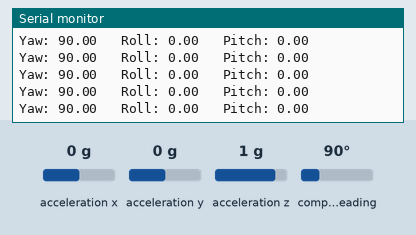
A sketch run on a simulated Arduino Uno, built with avr-gcc and run on an emulated ATmega328P. On the bench: the last lines printed to the serial monitor. Inputs (shaded band) come from the test bench; at power-on: acceleration x 0 g, acceleration y 0 g, acceleration z 1 g, compass heading 90°.

Above: at 2.2 s.
2.3 s: acceleration x set to -1.4 g
At 2.35 s:
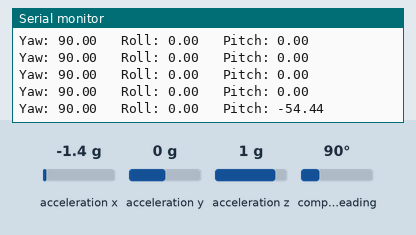
3.8 s: acceleration y set to -1.4 g
At 3.89 s:
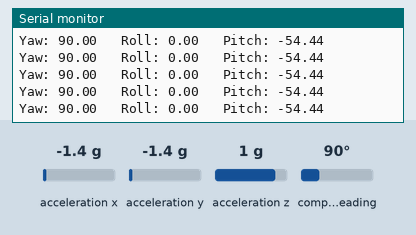
5.3 s: acceleration z set to -1.4 g
At 5.34 s:
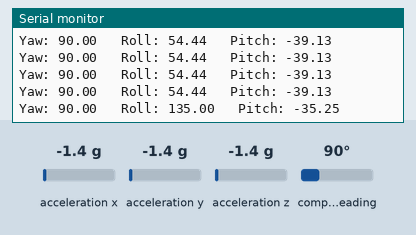
6.8 s: compass heading set to 7°
At 6.89 s:
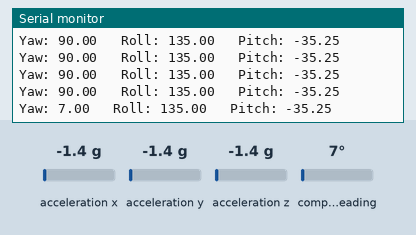
Timing chart, 0 to 9.3 s (numbered marks = the images above; inputs shaded):
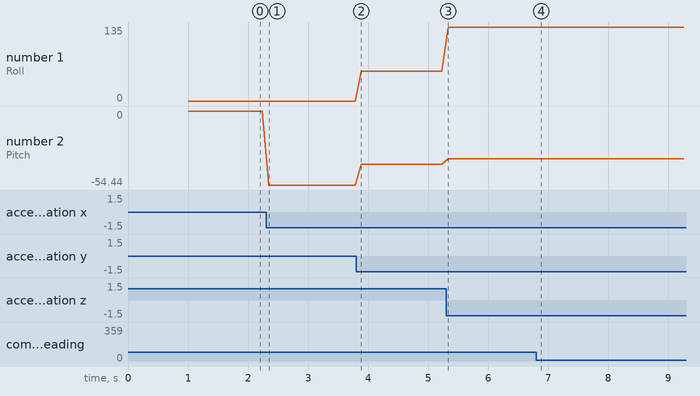

The sketch:

IMU_due.ino
```cpp
#include <Wire.h>
#include <Adafruit_Sensor.h>
#include <Adafruit_BNO055.h>
#include <utility/imumaths.h>

Adafruit_BNO055 bno = Adafruit_BNO055(55, 0x28);

void setup()
{
  Serial.begin(115200);

  while (!Serial);

  Serial.println("Initializing BNO055...");

  if (!bno.begin())
  {
    Serial.println("BNO055 NOT FOUND!");
    while (1);
  }

  delay(1000);

  bno.setExtCrystalUse(true);

  Serial.println("BNO055 Ready!");
}

void loop()
{
  imu::Vector<3> euler = bno.getVector(Adafruit_BNO055::VECTOR_EULER);

  Serial.print("Yaw: ");
  Serial.print(euler.x());

  Serial.print("   Roll: ");
  Serial.print(euler.z());

  Serial.print("   Pitch: ");
  Serial.println(euler.y());

  delay(100);
}
```

Measured:
- after the input at 2.3 s, the serial monitor: prints a new line at once (image 1)
- after the input at 5.3 s, the serial monitor: prints a new line at once (image 3)
- after the input at 6.8 s, the serial monitor: prints a new line after 0.09 s (image 4)
- plotted number 1: 0 → 54.44 after the input at 3.8 s, 54.44 → 135 after the input at 5.3 s
- plotted number 2: 0 → -54.44 after the input at 2.3 s, -54.44 → -39.13 after the input at 3.8 s, -39.13 → -35.25 after the input at 5.3 s
